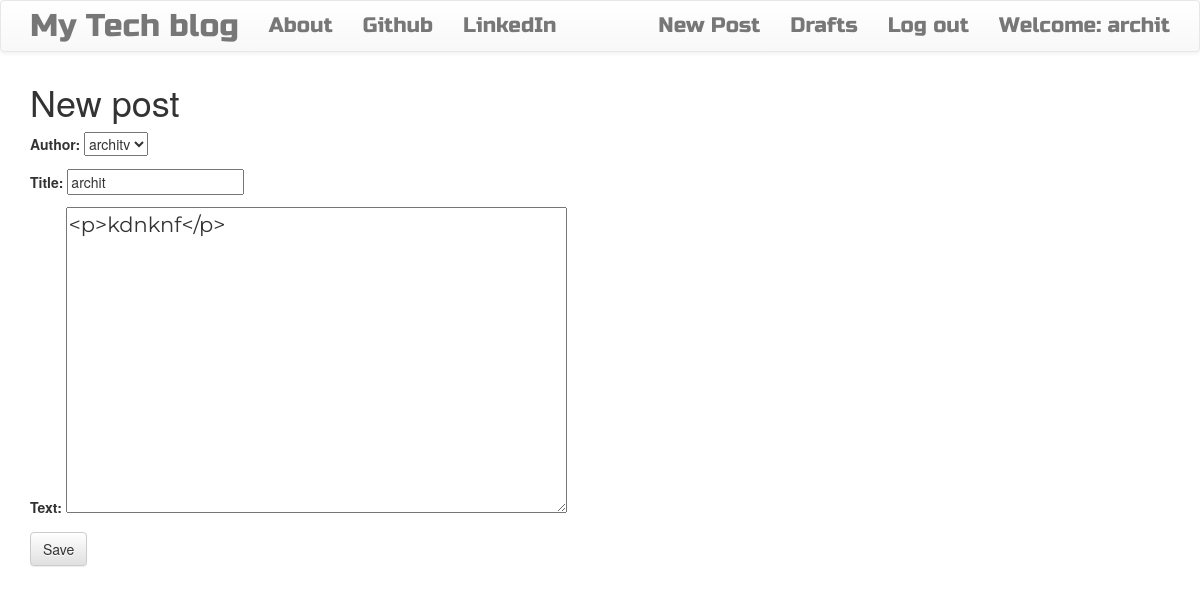
The app's page /post/update/3 (signed in) with its own data.
### blog/models.py (models this page shows, shortened)
class Post(models.Model):
    author = models.ForeignKey('auth.User',on_delete=models.CASCADE)
    title = models.CharField(max_length=50)
    text = models.TextField()
    create_date = models.DateTimeField(default=timezone.now)
    publish_date = models.DateTimeField(blank=True,null=True)

### blog/views.py (the view)
# urls.py: path('post/update/<int:pk>',PostUpdateView.as_view(),name='post_edit'),
class PostUpdateView(LoginRequiredMixin,UpdateView):
    model = Post
    login_url='/login/'
    redirect_field_name = 'blog/post_detail'
    form_class = PostForm

### blog/forms.py
class PostForm(forms.ModelForm):
    class Meta():
        model = Post
        fields = ['author','title','text']
        widgets = {
            'title':forms.TextInput(attrs={'class':'textinputclass'}),
            'text':forms.Textarea(attrs={'class':'editable medium-editor-textarea postcontent'})
        }

### blog/templates/blog/post_form.html (shortened to what this page needs)
{% extends 'blog/base.html' %}
{% block bodyblock %}
<h1>New post</h1>
    <form method="POST" class="post-form">
    {{form.as_p}}
    <button type="submit" class="save btn btn-default">Save</button>
    </form>
{% endblock bodyblock %}

### blog/templates/blog/base.html (shortened to what this page needs)
<!DOCTYPE html>
{% load static %}
<html>
    <head>
        <link rel="stylesheet" href="https://maxcdn.bootstrapcdn.com/bootstrap/3.3.7/css/bootstrap.min.css">
        <link rel="stylesheet" href="https://maxcdn.bootstrapcdn.com/bootstrap/3.3.7/css/bootstrap-theme.min.css">
        <link rel="stylesheet" href="//cdn.jsdelivr.net/medium-editor/latest/css/medium-editor.min.css" type="text/css" media="screen" charset="utf-8">
        <link rel="stylesheet" href="{% static 'css/blog.css' %}">
<body class='loader'>
  <nav class="navbar navbar-default techfont custom-navbar">
    <div class="container">
      <ul class="nav navbar-nav">
        <li><a class='navbar-brand bigbrand' href="{% url 'post_list' %}">My Tech blog</a></li>
        <li><a href="{% url 'about'%}">About</a></li>
        <li><a href="https://www.github.com">Github</a></li>
        <li><a href="https://www.linkedin.com">LinkedIn</a></li>
      </ul>
      <ul class="nav navbar-nav navbar-right">
        {% if user.is_authenticated %}
        <li>
          <a href="{% url 'post_create' %}" >New Post</a>
        </li>
        <li>
          <a href="{% url 'draft_list' %}">Drafts</a>
        </li>
        <li>
          <a href="{% url 'logout' %}" >Log out</a>
        </li>
        <li>
          <a >Welcome: {{ user.username }}</a>
        </li>
          {% else %}
          <li><a class='nav navbar-right' href="{% url 'login' %}" ><span class="glyphicon glyphicon-user"></span></a></li>
        {% endif %}
      </ul>
  </div>
</nav>
        <div class="content container">
            <div class="row">
                <div class="col-md-8">
                  <div class="blog_posts">
                    {% block bodyblock %}
                    {% endblock %}
                  </div>
                </div>
            </div>
        </div>
</body>
</html>

### blog/static/blog/css/blog.css (style rules this page uses)
.techfont { font-family: 'Russo One', sans-serif; font-size: 1.5em; margin-bottom: 10px; }
.postcontent { font-family: 'Montserrat'; font-size: 1.5em; }
.bigbrand { font-size: 1.5em; }
.loader { filter:hue-rotate(0deg); color: linear-gradient(45deg,#0f8,#08f); animation:hue 5000ms infinite linear; }

### records on screen
Post: author "architv", title "archit", text "<p>kdnknf</p>"

### other values on screen
{{ user.username }} "archit"
